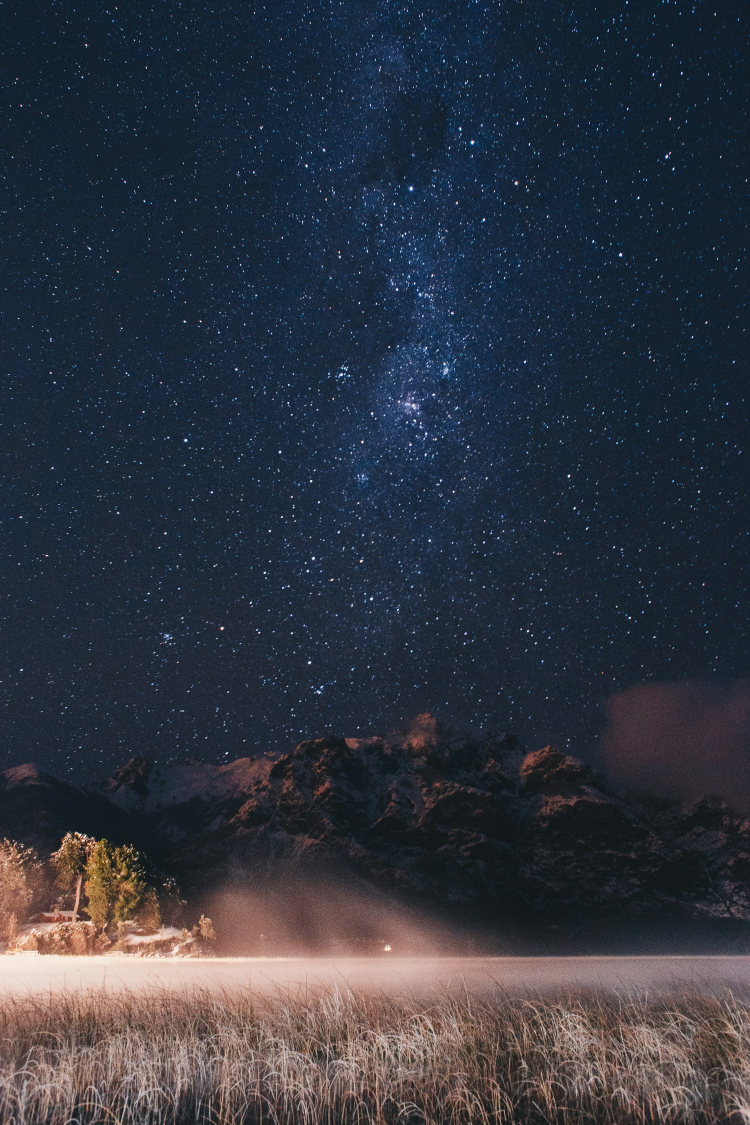
#> input picture guille-pozzi-SHcHVFhz7-M-unsplash.jpg, 1500 x 2250 px (shown at 1/2 size)
$ jupyter execute --allow-errors 'tp1 detection et reconnaissance.ipynb'   (older library calls are emulated)
#> lines starting #> are read from the running program, lines starting #| are printed output that depends on the picture; after the words box and inside, x2 and y2 are one past the last pixel; in counts of white or black regions, pixels touching at a corner belong together
# Utilisation cv2

[cell 1]
import cv2

import matplotlib.pyplot as plt

image = cv2.imread('guille-pozzi-SHcHVFhz7-M-unsplash.jpg')
#> image is the input picture: shape (2250, 1500, 3); mean B, G, R 64.1, 53, 48.2
# img couleur
imgcolor = cv2.cvtColor(image, cv2.COLOR_BGR2RGB)
# img gris
gray_img=cv2.cvtColor(imgcolor, cv2.COLOR_RGB2GRAY)
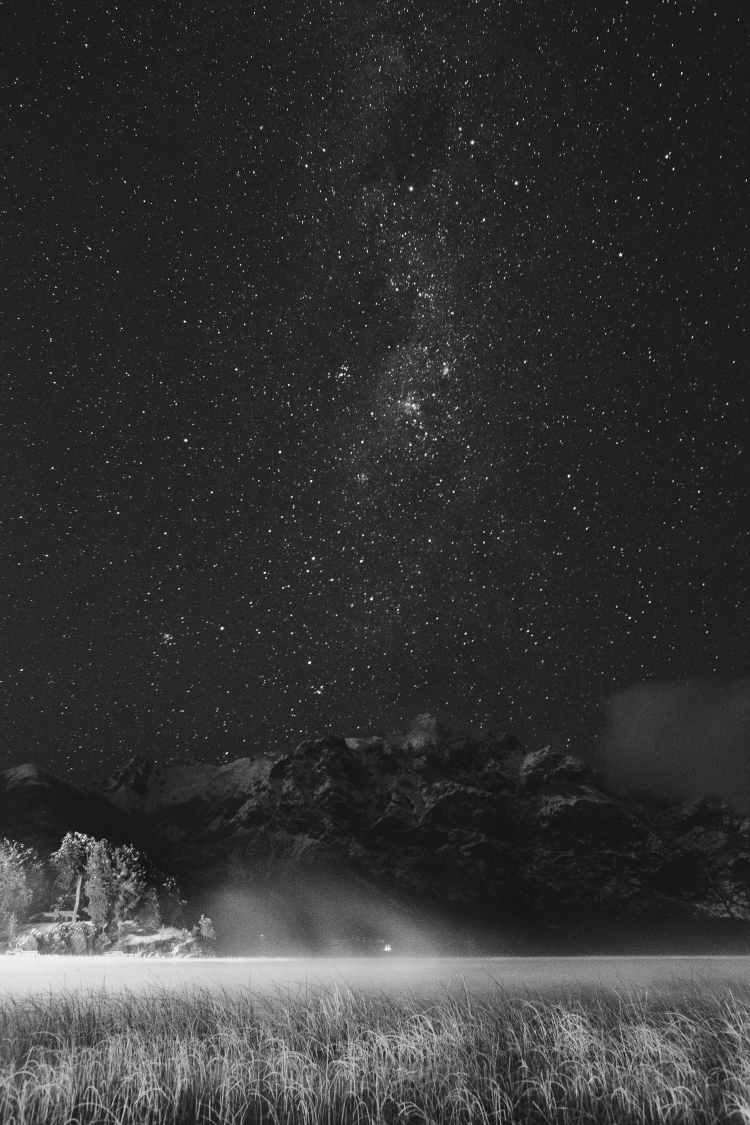
#> gray_img: shape (2250, 1500) (shown at 1/2 size); min 9, max 254, mean 52.8
# cv2.imwrite('imgaewritten.png', imgcolor)
plt.imshow(gray_img, cmap='gray')
plt.show()
imgcolor.shape
#> Out = (2250, 1500, 3)

[cell 2]
# rogner l'image

# Lisez l'image
image = cv2.imread('imgaewritten.png')

# Définissez les coordonnées de la région d'intérêt (ROI)
x = 0
y = 1600
w = 400
h = 400

# Rognez l'image
#> (the rest of this cell did not finish here and is left out)

# Exo filtres

[cell 3]
# threshold trunc
ret, seuillage_image = cv2.threshold(image, 86,255,cv2.THRESH_TRUNC)
#> (the rest of this cell did not finish here and is left out)

[cell 4]
# treshold otsu impossible sur les images 3channels, c'est seulement pour les image en gris
ret, ad = cv2.threshold(image, 86,255,cv2.THRESH_OTSU)
#> ret = 0
#> (the rest of this cell did not finish here and is left out)

# Threshold otsu

[cell 5]
ret, ad = cv2.threshold(gray_img, 86,255,cv2.THRESH_OTSU)
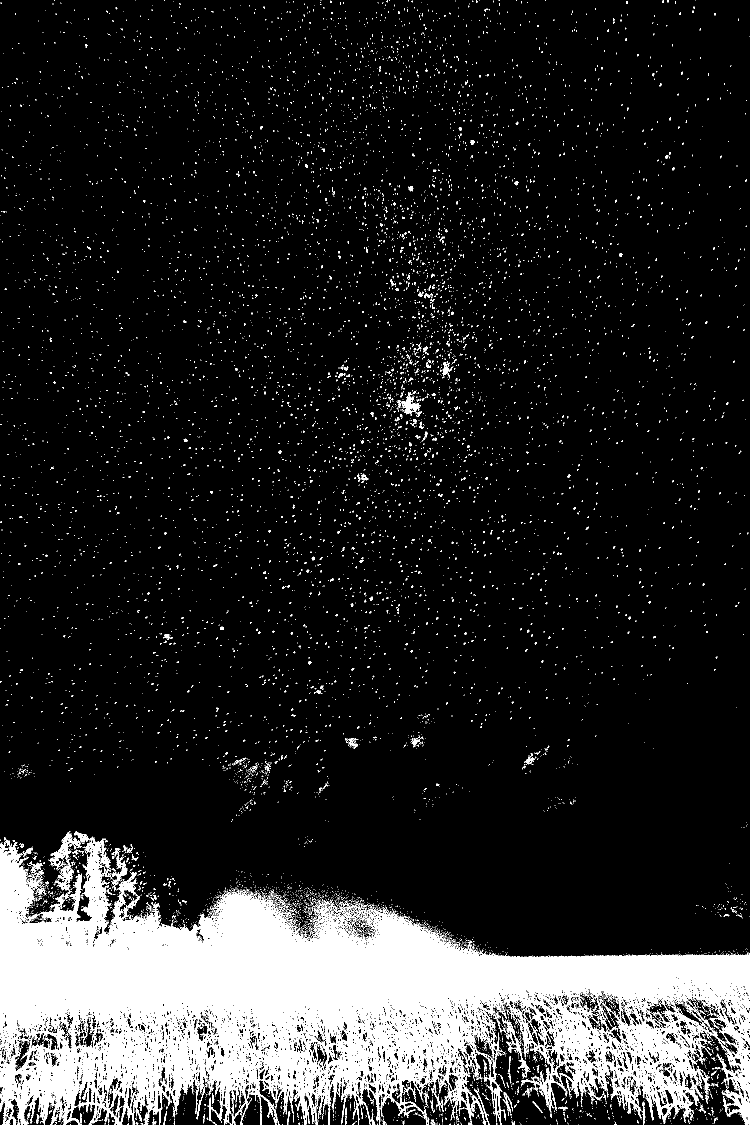
#> ad: shape (2250, 1500) (shown at 1/2 size); 13.5% white; 10479 white regions (10258 under 20 px), largest, box (x1, y1, x2, y2) and area: (0, 1662, 1500, 2250) 406431, (968, 2111, 1012, 2250) 1039, (1004, 2033, 1062, 2156) 975
#> ret = 90
plt.imshow(ad, cmap="gray")

[cell 6]
# canny
from __future__ import print_function
import cv2 as cv
import argparse
max_lowThreshold = 100
window_name = 'Edge Map'
title_trackbar = 'Min Threshold:'
ratio = 3
kernel_size = 3
def CannyThreshold(val):
#> called with val = 0
    low_threshold = val
    img_blur = cv.blur(src_gray, (3,3))
    detected_edges = cv.Canny(img_blur, low_threshold, low_threshold*ratio, kernel_size)
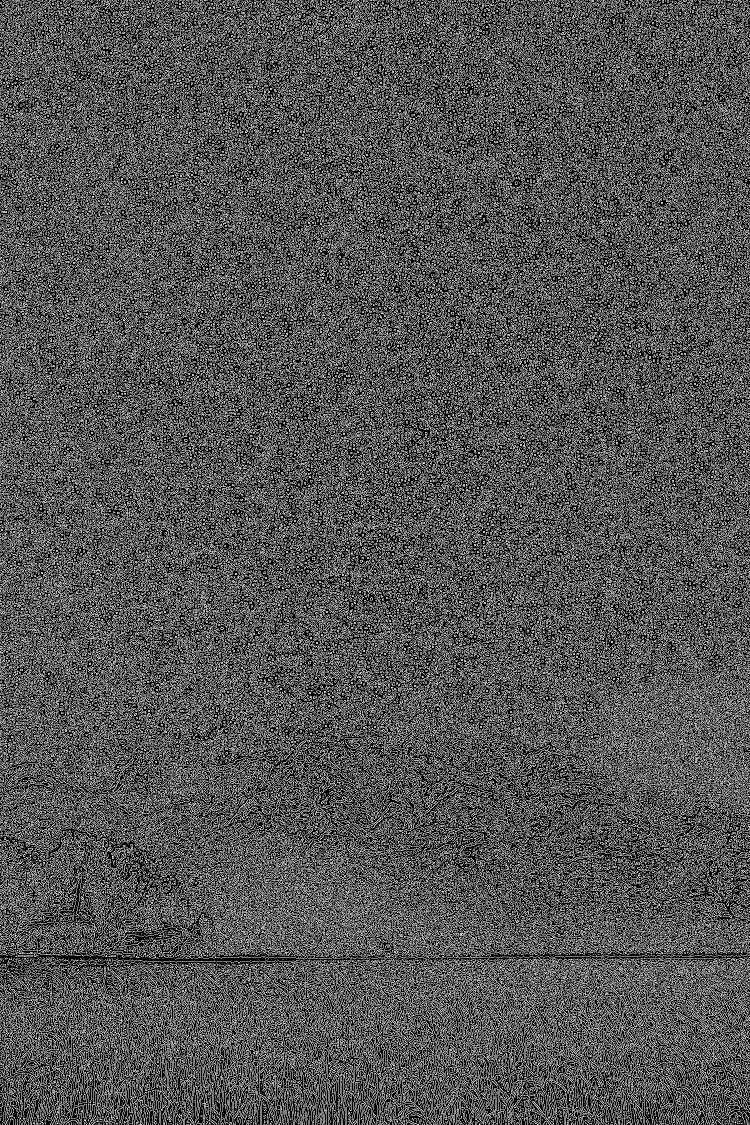
#> detected_edges: shape (2250, 1500) (shown at 1/2 size); 32.3% white in thin lines or dots
    mask = detected_edges != 0
#> mask: shape (2250, 1500) bool; 32.3% white in thin lines or dots
    dst = src * (mask[:,:,None].astype(src.dtype))
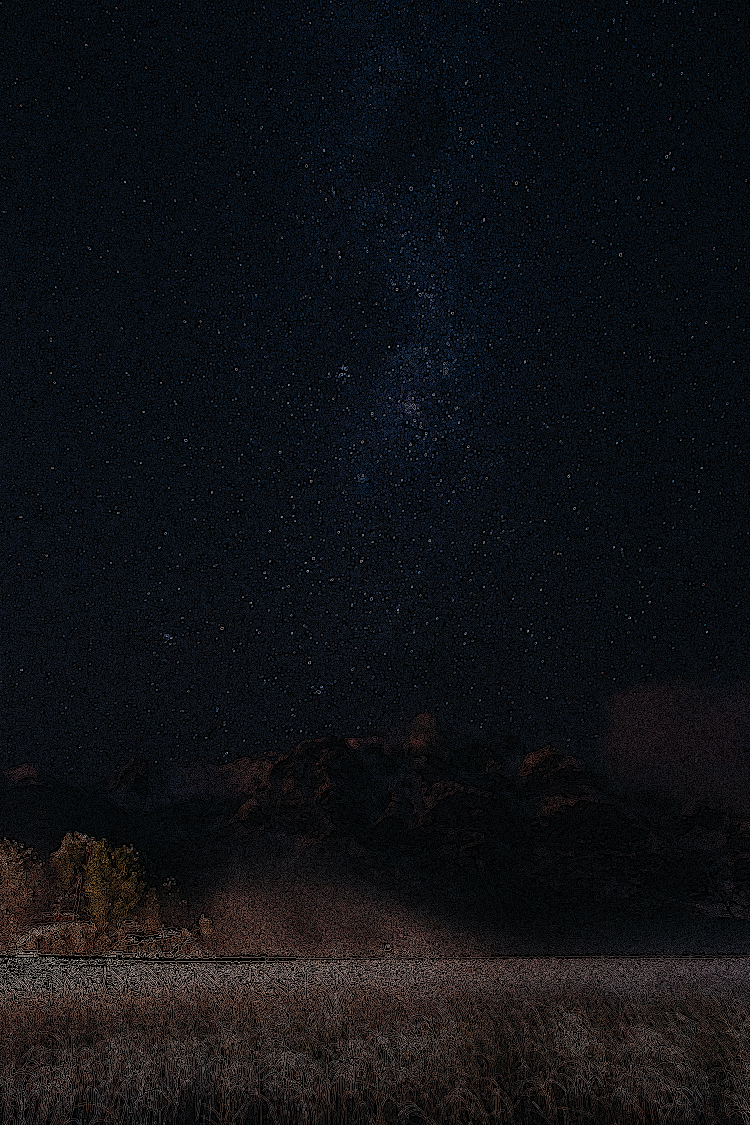
#> dst: shape (2250, 1500, 3) (shown at 1/2 size); mean B, G, R 21, 17.4, 16
    cv.imshow(window_name, dst)
parser = argparse.ArgumentParser(description='Code for Canny Edge Detector tutorial.')
parser.add_argument('--input', help='Path to input image.', default='fruits.jpg')
args = parser.parse_args()
src = cv.imread(cv.samples.findFile(args.input))
if src is None:
    print('Could not open or find the image: ', args.input)
    exit(0)
src_gray = cv.cvtColor(src, cv.COLOR_BGR2GRAY)
cv.namedWindow(window_name)
cv.createTrackbar(title_trackbar, window_name , 0, max_lowThreshold, CannyThreshold)
CannyThreshold(0)
cv.waitKey()

$ run again, with image_rognÃ©e.jpg copied over guille-pozzi-SHcHVFhz7-M-unsplash.jpg
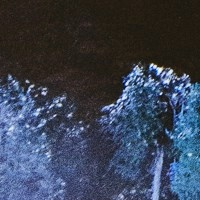
#> input picture image_rognÃ©e.jpg, 200 x 200 px
#> image is the input picture: shape (200, 200, 3); mean B, G, R 84.7, 66.8, 57.9
#> `ret, ad = cv2.threshold(image, 86,255,cv2.THRESH_OTSU)`: ret = 0
#> `ret, ad = cv2.threshold(gray_img, 86,255,cv2.THRESH_OTSU)`:
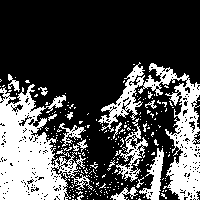
#> ad: shape (200, 200); 30% white; 243 white regions (226 under 20 px), largest, box (x1, y1, x2, y2) and area: (0, 84, 93, 200) 5480, (98, 62, 200, 200) 3923, (115, 118, 148, 182) 596
#> `ret, ad = cv2.threshold(gray_img, 86,255,cv2.THRESH_OTSU)`: ret = 81
#> detected_edges: shape (200, 200); 33% white in thin lines or dots
#> mask: shape (200, 200) bool; 33% white in thin lines or dots
#> in CannyThreshold, `dst = src * (mask[:,:,None].astype(src.dtype))`:
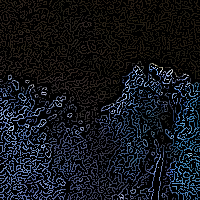
#> dst: shape (200, 200, 3); mean B, G, R 28.6, 22.5, 19.5
